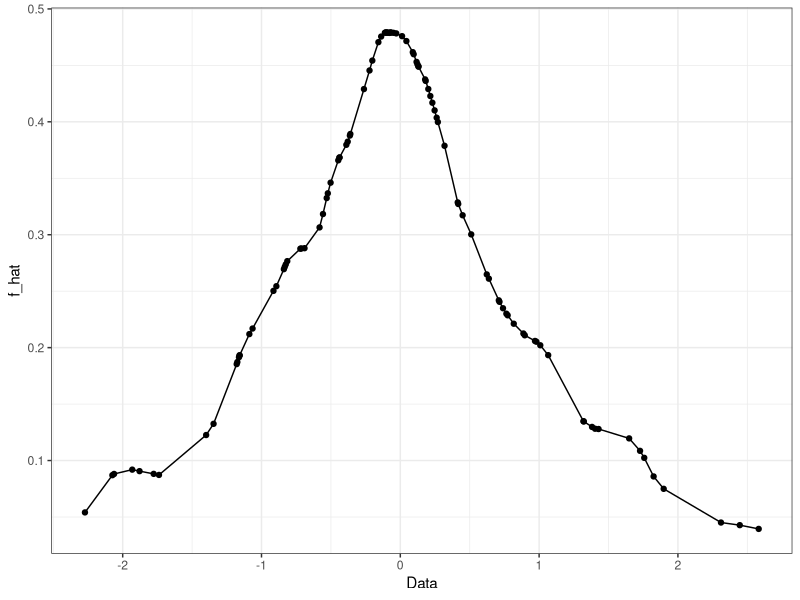
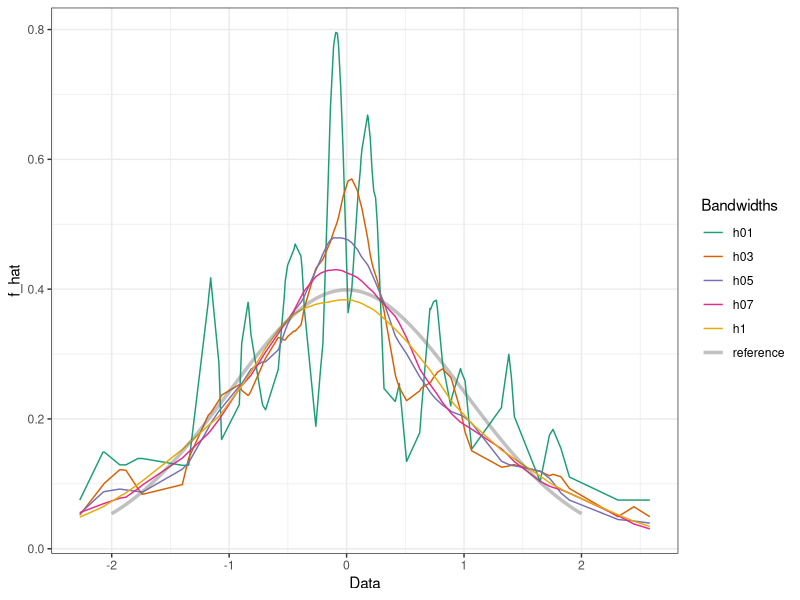
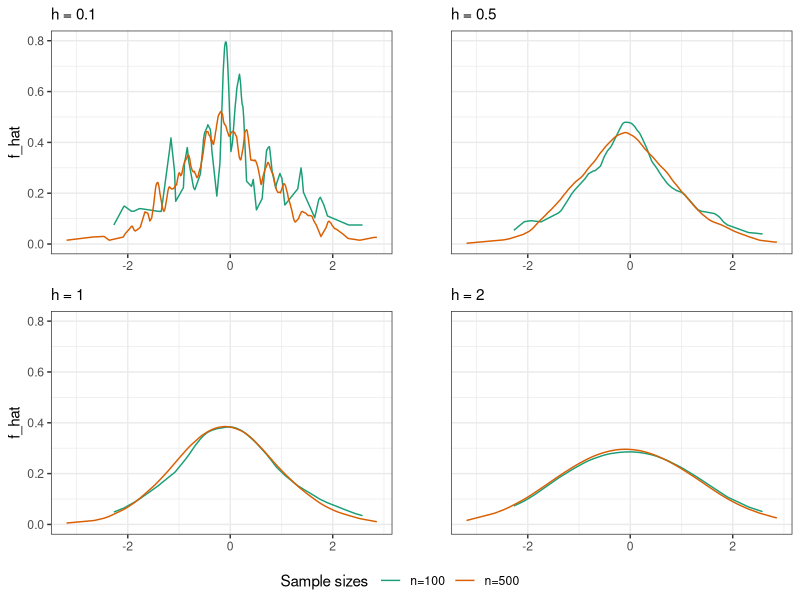

The R script that drew these images, in order:
library(ggplot2)
library(RColorBrewer)
library(ggpubr)


# Normally distributed data -----------------------------------------------

n <- 100
set.seed(100)
X_sample <- rnorm(n, 0, sqrt(1))
X_sample

h <- 0.5
kernel_est <- function(x, h, X_i){
  summe <- 0
  for(i in 1:length(X_i)){
    local_x <- (x - X_i[i])/h
    K_x <- 3/4*(1- local_x ** 2) * (abs(local_x) <= 1)
    summe = summe + K_x
  }
  return(summe/(h* length(X_i)))
}

kernel_est(X_sample[2], h, X_sample)

kernel_vector <- function(daten, bw){
  kern <- c()
  for(i in 1:length(daten)){
    kern[i] <- kernel_est(daten[i], bw, daten)
  }
  return(kern)
}
kernel_vector(X_sample, 0.5)

#Plot for h=0.5:
data_norm <- as.data.frame(cbind(X_sample, kernel_vector(X_sample, h)))

ggplot(data_norm, aes(x = X_sample, y = V2)) + geom_point() + 
  geom_line() + theme_bw() + xlab('Data') + ylab('f_hat')

###Comparison between different bandwidths####

data_comp <- as.data.frame(cbind(X_sample, kernel_vector(X_sample, 0.1), 
                                 kernel_vector(X_sample, 0.3), kernel_vector(X_sample, 0.5),
                                 kernel_vector(X_sample, 0.7), kernel_vector(X_sample, 1)))

colnames(data_comp) <- c("X_sample", "h01", "h03", "h05", "h07", "h1")

#Plot:

true_dnorm100 <- data.frame(true_x = seq(-2,2,le=100), f=dnorm(seq(-2, 2, le=100)))

colors6 <- c("h01" = "#1B9E77", "h03" = "#D95F02", "h05" = "#7570B3", 
             "h07" = "#E7298A", "h1" = "#E6AB02", "reference" = "#666666")
plot_bw <- ggplot() + 
  geom_line(data=data_comp, aes(x = X_sample, y=h01, color = "h01")) + 
  geom_line(data=data_comp, aes(x = X_sample, y=h03, color = "h03")) +
  geom_line(data=data_comp, aes(x = X_sample, y=h05, color = "h05")) + 
  geom_line(data=data_comp, aes(x = X_sample, y=h07, color = "h07")) + 
  geom_line(data=data_comp, aes(x = X_sample, y=h1, color = "h1")) + 
  geom_line(data=true_dnorm100, aes(x = true_x, y=f, color = "reference"), size=1.2, alpha=0.4) +
  theme_bw() + labs(x = "Data", y = "f_hat", color = "Bandwidths") + 
  scale_color_manual(values = colors6)
plot_bw

###Comparison between different sample sizes####

set.seed(124)
k <- 500
X_k <- rnorm(k, 0, sqrt(1))

density_plot <- function(data1, data2, h, axis_active = FALSE){
  data_local1 <- data.frame(X1 = data1, Y1 = kernel_vector(data1, h)) 
  data_local2 <- data.frame(X2 = data2, Y2 = kernel_vector(data2, h)) 
  color2 <- c("n=100" = "#1B9E77", "n=500" = "#D95F02")
  g_plot <- ggplot() + geom_line(data=data_local1, aes(x = X1, y = Y1, color = "n=100")) +
    geom_line(data=data_local2, aes(x = X2, y = Y2, color = "n=500")) +
    theme_bw() + labs(y = "f_hat", color = "Sample sizes", subtitle=sprintf("h = %s", h)) + scale_color_manual(values = color2) +
    scale_y_continuous(limits= c(0,0.8),breaks=seq(0,0.8,0.2)) + theme(axis.title.x = element_blank())
  if(!axis_active){
    g_plot <- g_plot + theme(axis.text.y = element_blank(),axis.ticks.y = element_blank(), axis.title.y = element_blank())
  }
  return(g_plot)
}

plot_h01 <- density_plot(X_sample, X_k, 0.1, TRUE)
plot_h05 <- density_plot(X_sample, X_k, 0.5)
plot_h1 <- density_plot(X_sample, X_k, 1, TRUE)
plot_h2 <- density_plot(X_sample, X_k, 2)

plot_size <- ggarrange(plot_h01, plot_h05, plot_h1, plot_h2, ncol = 2, nrow = 2, 
                       align = "v", common.legend = TRUE, legend = "bottom")
plot_size
